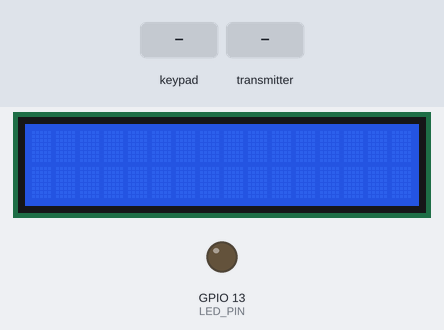
This sketch was run on a simulated ESP32. Shown: 16×2 character LCD, output pins drawn as LEDs (lit = HIGH). Inputs (shaded band) come from the test bench. What the sketch prints to the serial monitor is not drawn.

Above: at 1.2 s.
1.3 s: keypad keys 3 2 3 3 2 5 2 6 * pressed 0.4 s apart
At 1.5 s:
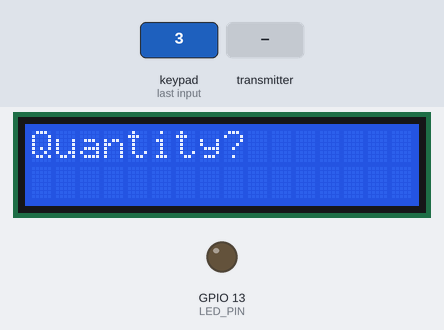
At 5.2 s:
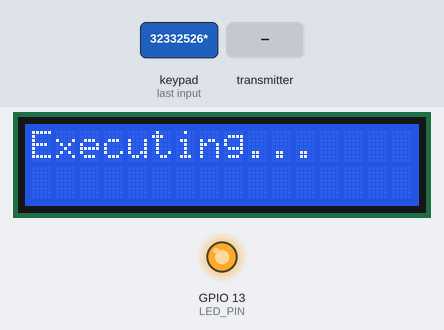
6.4 s: the transmitter starts sending status = 0
9.4 s: the transmitter starts sending status = 1
12.4 s: the transmitter starts sending status = 0
15.4 s: the transmitter starts sending status = 1
18.4 s: the transmitter starts sending status = 0
At 69.6 s:
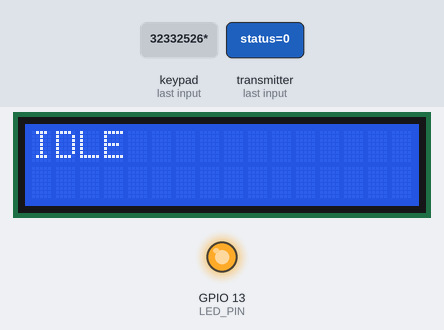
Timing chart, 0 to 69.8 s (numbered marks = the images above; inputs shaded):
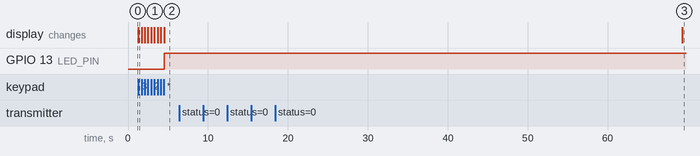

Measured:
- after the input at 1.3 s, GPIO 13 (LED_PIN): LOW → HIGH after 3.2 s; the display: changes at once (image 1)
- after the input at 6.4 s, every drawn part: stays the same
- after the input at 9.4 s, every drawn part: stays the same
- after the input at 12.4 s, every drawn part: stays the same
- after the input at 15.4 s, every drawn part: stays the same
- after the input at 18.4 s, the display: changes after 50.9 s (image 3)

The sketch:

04.1_-_RemoteESP32_wirelessCommunication_.ino
```cpp
#include <esp_now.h>
#include <WiFi.h>
#include <LiquidCrystal.h>
#include <Keypad.h>
#define ROW_NUM 4     // four rows
#define COLUMN_NUM 3  // three columns


uint8_t broadcastAddress[] = { 0xec, 0xe3, 0x34, 0xd1, 0x74, 0x90 };

typedef struct struct_message {
  char status;
  char commandArray[30];
  int commandCount;
} struct_message;

struct_message outgoingValues;
struct_message incomingValues;


char commandArray[30];
int cmdIndex = 0;

//KEYPAD CODE
char keys[ROW_NUM][COLUMN_NUM] = {
  { '1', '2', '3' },
  { '4', '5', '6' },
  { '7', '8', '9' },
  { '*', '0', '#' }
};

byte pin_rows[ROW_NUM] = { 32, 33, 25, 26 };   // GPIO18, GPIO5, GPIO17, GPIO16 connect to the row pins
byte pin_column[COLUMN_NUM] = { 27, 14, 17 };  // GPIO4, GPIO0, GPIO2 connect to the column pins

Keypad keypad = Keypad(makeKeymap(keys), pin_rows, pin_column, ROW_NUM, COLUMN_NUM);

// RS, E, D4, D5, D6, D7 connected to ESP32
LiquidCrystal lcd(21, 22, 18, 19, 23, 5);

#define LED_PIN 13


// callback when data is sent
void OnDataSent(const uint8_t *mac_addr, esp_now_send_status_t status) {
  Serial.print("Send Status: ");
  Serial.println(status == ESP_NOW_SEND_SUCCESS ? "Delivery Success" : "Delivery Fail");
}

// callback when data is received
void OnDataRecv(const uint8_t *mac, const uint8_t *incomingData, int len) {
  memcpy(&incomingValues, incomingData, sizeof(incomingValues));

  char cmd = incomingValues.status;  // ← Use status field

  lcd.clear();
  if (cmd == '1') {
    lcd.print("FORWARD");
  } else if (cmd == '2') {
    lcd.print("LEFT");
  } else if (cmd == '3') {
    lcd.print("RIGHT");
  } else if (cmd == '4') {
    lcd.print("BACKWARD");
  } else {
    lcd.print("IDLE");
  }
  delay(500);
}


void setup() {
  // initialise the serial monitor
  Serial.begin(115200);

  pinMode(LED_PIN, OUTPUT);
  digitalWrite(LED_PIN, LOW);

  lcd.begin(16, 2);  // Initialize 16x2 LCD

  // set the device as a Wi-Fi station
  WiFi.mode(WIFI_STA);

  // initialise ESP-NOW
  if (esp_now_init() != ESP_OK) {
    Serial.println("Error initialising ESP-NOW");
    return;
  }

  // once ESP-NOW is successfully initialised, we will register for send callback to get the status of transmitted packet
  esp_now_register_send_cb(esp_now_send_cb_t(OnDataSent));
  // register for a callback function that will be called when data is received
  esp_now_register_recv_cb(esp_now_recv_cb_t(OnDataRecv));


  // register the peer device
  esp_now_peer_info_t peerInfo = {};
  memcpy(peerInfo.peer_addr, broadcastAddress, 6);
  peerInfo.channel = 0;
  peerInfo.encrypt = false;

  // add the peer device
  if (esp_now_add_peer(&peerInfo) != ESP_OK) {
    Serial.println("Failed to add peer");
    return;
  }
}

void loop() {
  char key = keypad.getKey();
  if (!key) return;

  Serial.println(key);

  if (key == '#') {
      for (int i = 0; i < 30; i++) commandArray[i] = 0;
      cmdIndex = 0;
      lcd.clear();
      return;
  }

  if (key == '*') {
      digitalWrite(LED_PIN, HIGH);
      memcpy(outgoingValues.commandArray, commandArray, 30);
      outgoingValues.commandCount = cmdIndex;
      esp_now_send(broadcastAddress, (uint8_t*)&outgoingValues, sizeof(outgoingValues));
      lcd.clear();
      lcd.print("Executing...");
      return;
  }

  if (key == '1' || key == '2' || key == '3' || key == '4') {
      commandArray[cmdIndex] = key;

      lcd.clear();
      lcd.print("Quantity?");

      char qty = 0;
      while (!qty) qty = keypad.getKey();

      commandArray[cmdIndex + 1] = qty;
      cmdIndex += 2;

      lcd.clear();
      return;
  }
}
```
